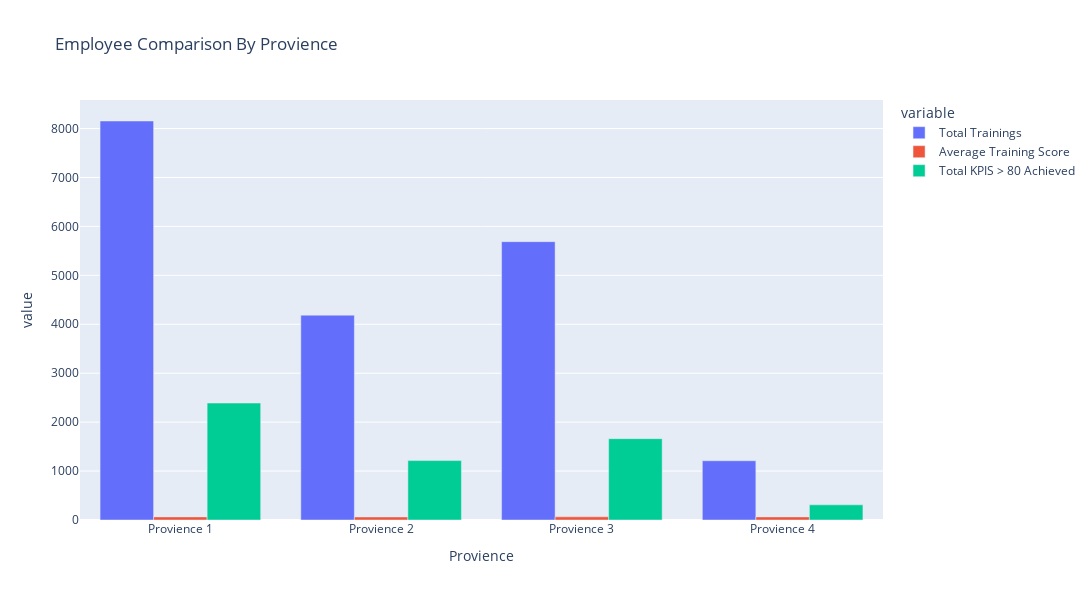

The code cell stored with this chart in its notebook:
### Code cell
fig = px.bar(Region, x='Provience',
              y =['Total Trainings', 'Average Training Score', 'Total KPIS > 80 Achieved'], 
              title= "Employee Comparison By Provience", 
              barmode='group')
# Update the layout
fig.update_layout(width=1100, height=600, bargap=0.2)
fig.show()

### Figure 1 — Plotly figure (JSON) as saved in the notebook; plotly's stock layout.template omitted (floating-point values rounded to 4 significant figures)
{"data": [{"alignmentgroup": "True", "hovertemplate": "variable=Total Trainings<br>Provience=%{x}<br>value=%{y}<extra></extra>", "legendgroup": "Total Trainings", "marker": {"color": "#636efa", "pattern": {"shape": ""}}, "name": "Total Trainings", "offsetgroup": "Total Trainings", "orientation": "v", "showlegend": true, "textposition": "auto", "type": "bar", "x": ["Provience 1", "Provience 2", "Provience 3", "Provience 4"], "xaxis": "x", "y": [8154, 4186, 5688, 1211], "yaxis": "y"}, {"alignmentgroup": "True", "hovertemplate": "variable=Average Training Score<br>Provience=%{x}<br>value=%{y}<extra></extra>", "legendgroup": "Average Training Score", "marker": {"color": "#EF553B", "pattern": {"shape": ""}}, "name": "Average Training Score", "offsetgroup": "Average Training Score", "orientation": "v", "showlegend": true, "textposition": "auto", "type": "bar", "x": ["Provience 1", "Provience 2", "Provience 3", "Provience 4"], "xaxis": "x", "y": [63.46, 61.91, 64.28, 63.85], "yaxis": "y"}, {"alignmentgroup": "True", "hovertemplate": "variable=Total KPIS > 80 Achieved<br>Provience=%{x}<br>value=%{y}<extra></extra>", "legendgroup": "Total KPIS > 80 Achieved", "marker": {"color": "#00cc96", "pattern": {"shape": ""}}, "name": "Total KPIS > 80 Achieved", "offsetgroup": "Total KPIS > 80 Achieved", "orientation": "v", "showlegend": true, "textposition": "auto", "type": "bar", "x": ["Provience 1", "Provience 2", "Provience 3", "Provience 4"], "xaxis": "x", "y": [2390, 1214, 1662, 310], "yaxis": "y"}], "layout": {"bargap": 0.2, "barmode": "group", "height": 600, "legend": {"title": {"text": "variable"}, "tracegroupgap": 0}, "title": {"text": "Employee Comparison By Provience"}, "width": 1100, "xaxis": {"anchor": "y", "domain": [0, 1], "title": {"text": "Provience"}}, "yaxis": {"anchor": "x", "domain": [0, 1], "title": {"text": "value"}}}}
